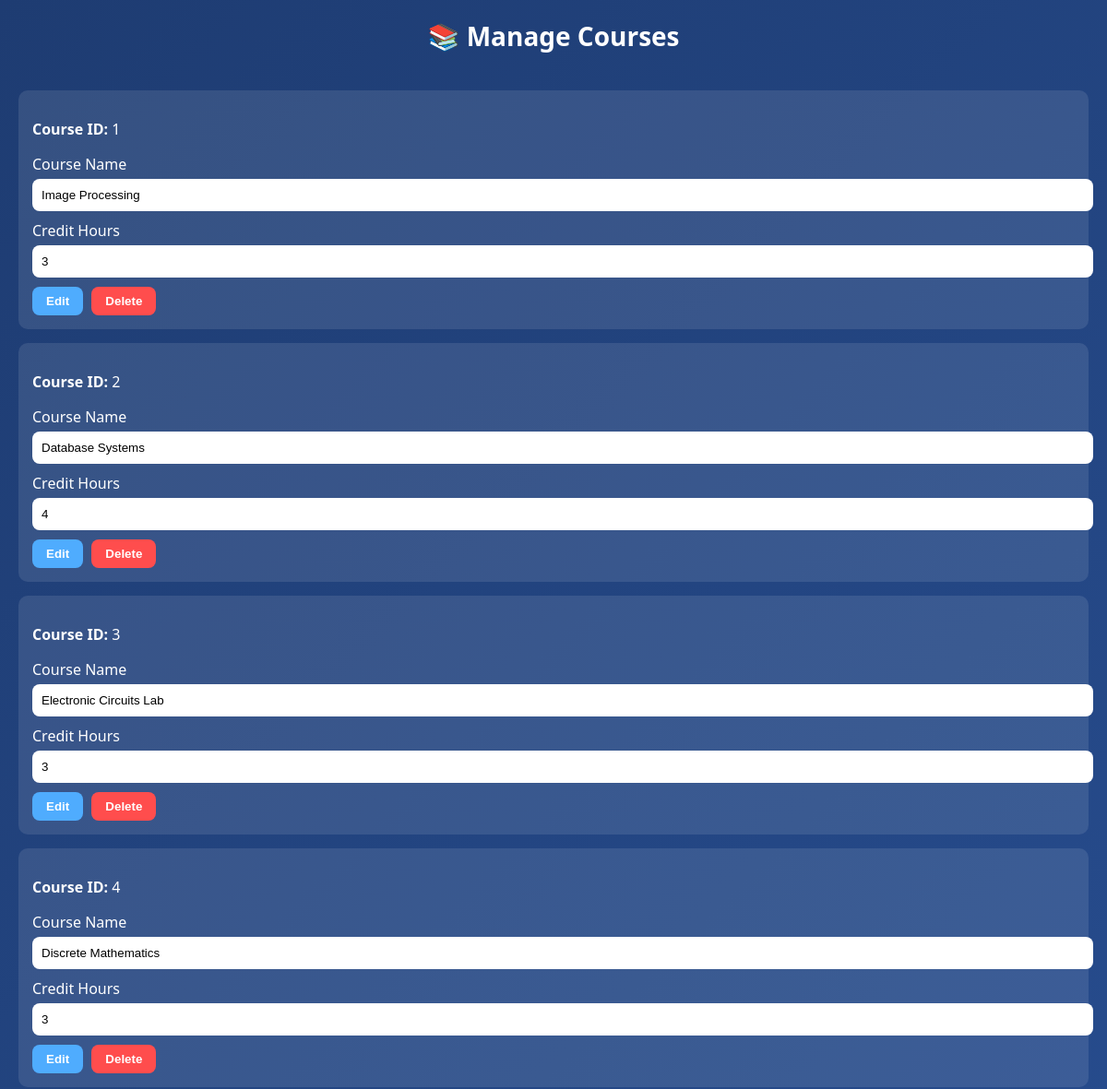
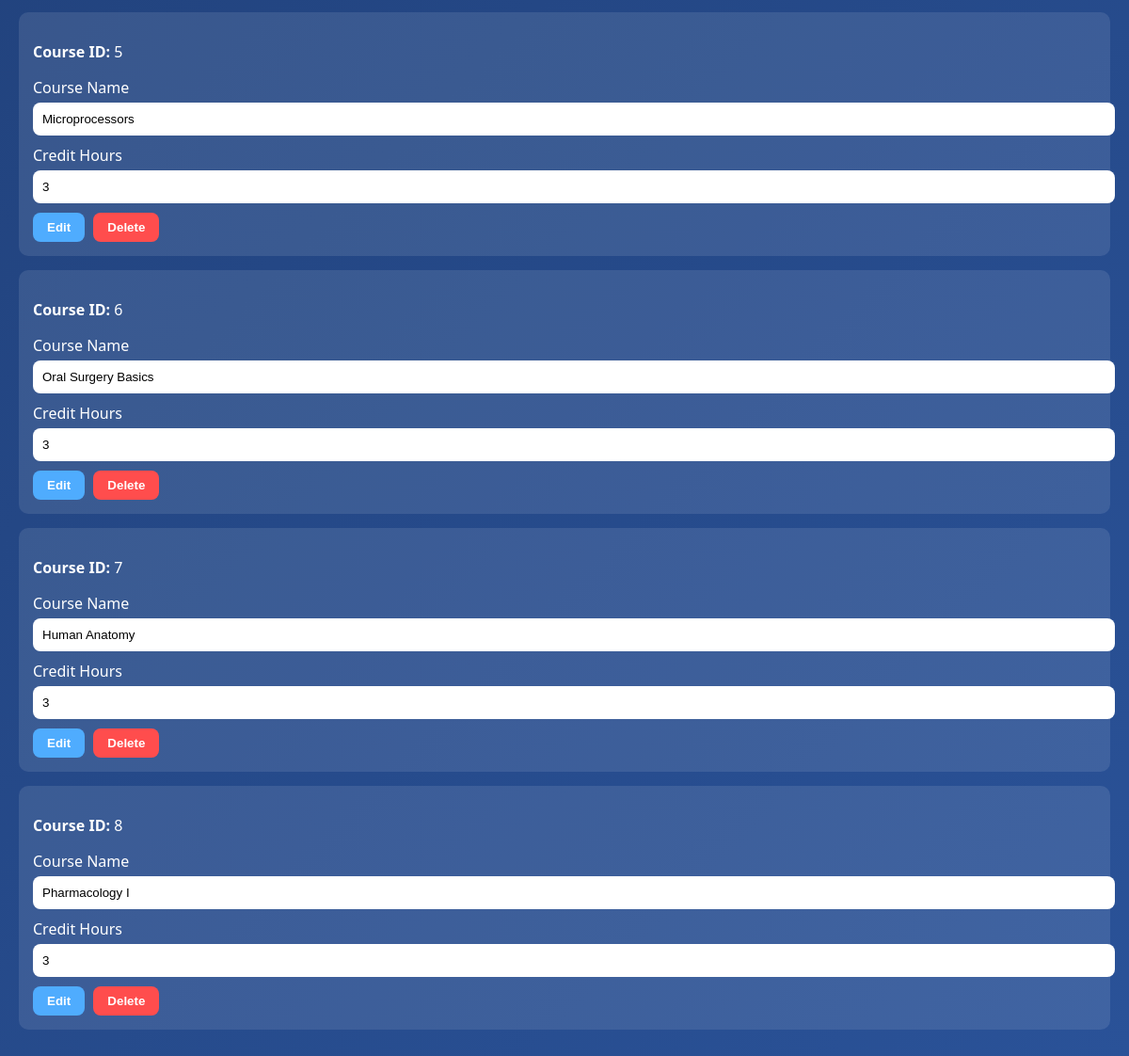
Screenshot of /manage-courses.php with the database file from the repository (2 pictures, top to bottom).
### tables this page shows
CREATE TABLE `course` (
  `course_id` int(11) NOT NULL AUTO_INCREMENT,
  `credit_hours` int(11) NOT NULL CHECK (`credit_hours` > 0),
  `course_name` varchar(100) NOT NULL,
  `dep_id` int(11) DEFAULT NULL,
  `instructor_id` int(11) DEFAULT NULL,
  PRIMARY KEY (`course_id`),
  KEY `dep_id` (`dep_id`),
  KEY `instructor_id` (`instructor_id`),
  CONSTRAINT `course_ibfk_1` FOREIGN KEY (`dep_id`) REFERENCES `department` (`dep_id`) ON DELETE SET NULL ON UPDATE CASCADE,
  CONSTRAINT `course_ibfk_2` FOREIGN KEY (`instructor_id`) REFERENCES `instructor` (`instructor_id`) ON DELETE SET NULL ON UPDATE CASCADE
);

### manage-courses.php (the view, shortened to what this page needs)
<?php
$conn = new mysqli(
    "localhost",
    "root",
    "",
    "university_academic_support_system"
);
$sql = "SELECT course_id, course_name, credit_hours FROM course";
$result = $conn->query($sql);
?>
<!DOCTYPE html>
<html>
<head>
</head>
<body>
<div class="header">
    📚 Manage Courses
</div>
<div class="container">
<?php
if($result->num_rows > 0){
    while($row = $result->fetch_assoc()){
?>
<div class="card">
<form method="POST">
    <p>
        <b>Course ID:</b>
        <?php echo $row['course_id']; ?>
    </p>
    <label>Course Name</label>
    <input
        type="text"
        name="course_name"
        value="<?php echo $row['course_name']; ?>"
    >
    <label>Credit Hours</label>
    <input
        type="number"
        name="credit_hours"
        value="<?php echo $row['credit_hours']; ?>"
    >
    <button type="submit" name="update">
        Edit
    </button>
    <a href="<?php echo $_SERVER['PHP_SELF']; ?>?delete=<?php echo $row['course_id']; ?>"
       onclick="return confirm('Delete this course?');">
        <button type="button" class="delete">
            Delete
        </button>
    </a>
</form>
</div>
<?php
    }
}else{
    echo "<p>No courses found.</p>";
}
?>
</div>
</body>
</html>

### manage-courses.php (style rules this page uses)
body { margin:0; font-family:Segoe UI; background:linear-gradient(135deg,#1e3c72,#2a5298); color:white; }
.header { text-align:center; padding:20px; font-size:28px; font-weight:bold; }
.container { padding:20px; }
.card { background:rgba(255,255,255,0.1); padding:15px; border-radius:10px; margin-bottom:15px; }
input { width:100%; padding:10px; margin-top:5px; margin-bottom:10px; border:none; border-radius:8px; }
button { padding:8px 15px; border:none; border-radius:8px; background:#4facfe; color:white; font-weight:bold; cursor:pointer; margin-right:5px; }
.delete { background:#ff4d4d; }

### rows the page displays
course: course_id "1", course_name "Image Processing", credit_hours "3"
course: course_id "2", course_name "Database Systems", credit_hours "4"
course: course_id "3", course_name "Electronic Circuits Lab", credit_hours "3"
course: course_id "4", course_name "Discrete Mathematics", credit_hours "3"
course: course_id "5", course_name "Microprocessors", credit_hours "3"
course: course_id "6", course_name "Oral Surgery Basics", credit_hours "3"
course: course_id "7", course_name "Human Anatomy", credit_hours "3"
course: course_id "8", course_name "Pharmacology I", credit_hours "3"
